Frame 1 (no input): blank canvas, image omitted
Frame 60 (the mouse pressed at the canvas centre just before this capture): blank canvas, image omitted
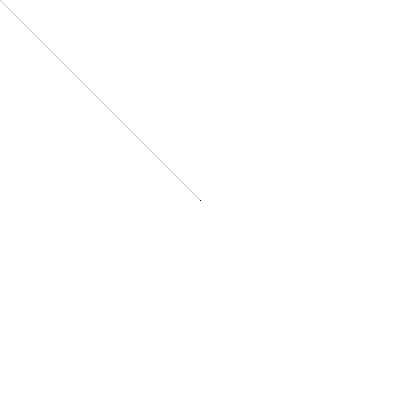
Frame 120 (the mouse held since frame 60 and released just before this capture)

The Processing sketch whose frames 1 and 60 were blank and that drew this single picture after the mouse press (run headless with seeded random() and noise(); from frame 60 on, the mouse is pressed at the canvas centre):

// Processing sketch: g_Generative_Draw
// ── g_Generative_Draw.pde
///////////////////////////////////////////
/*
 ++++++++++++++++++++++++++++++++++++++++++
 SYSTÈMES GRAPHIQUES 1.0
 AN INTRODUCTORY COURSE TO CREATIVE 
 CODING FOR GRAPHIC DESIGN STUDENTS.
 
 IMPLEMENTED BY THE FREE ART BUREAU 
 www.freeartbureau.org
 ++++++++++++++++++++++++++++++++++++++++++
 INTERACTION_01 : 
 SKETCH : GENERATIVE_DRAW
 PARENT SKETCH : NONE
 TYPE : DYNAMIQUE
 
 Draws connected lines
 */

/////////////////////////// GLOBALS //////////////////////////// 
// Ceux sont des listes vides (des listes peuvent stocker plusieurs 
// valeurs comme variables. Ici, il s'agit des valeurs pour stocker
// les coordonnées x & y
FloatList x, y;

float thresh = 30;
/////////////////////////// SETUP ////////////////////////////

void setup() {
  size(400, 400);
  background(255);
  stroke(0, 50);
  smooth();
  // initialiser les listes
  x = new FloatList();
  y = new FloatList();
}

/////////////////////////// SETUP ////////////////////////////

void draw() {
  if (mousePressed) {
    // le mot clé 'append' permet d'ajouter la valeur entre parenthèses
    // à notre liste vide. Donc à chaque fois qu'on appuie avec la souris
    // on ajoute la coordonné correspondante...ensuite...
    x.append(mouseX); 
    y.append(mouseY);


    // ici, on se sert de nos valeurs qui se trouvent en mémoire 
    // dans notre liste pour dessiner nos lignes
    for (int i=0; i<x.size (); i++) {

      float xTemp = x.get(i);
      float yTemp = y.get(i);
      float d = dist(xTemp, yTemp, mouseX, mouseY);
      
      float dice = random(0, 1);
      if ((d < thresh) && dice<0.01) {  
        line(xTemp, yTemp, mouseX, mouseY);
      }
    }
    line(mouseX, mouseY, pmouseX, pmouseY);
  }
}


// Quelques méthodes pour effacer le contenu de notre liste
// et afficher le nombre d'éléments (c'est-à-dire le nombre de
// coordonnées sauvegardées dans la liste comme variable
void keyPressed() {

  if (key == 'c') {
  x.clear();
  y.clear();
  background(255);
  }

  if (key == 'a') {
    int s = x.size();
    println("Array size = "+s);
  }
}
